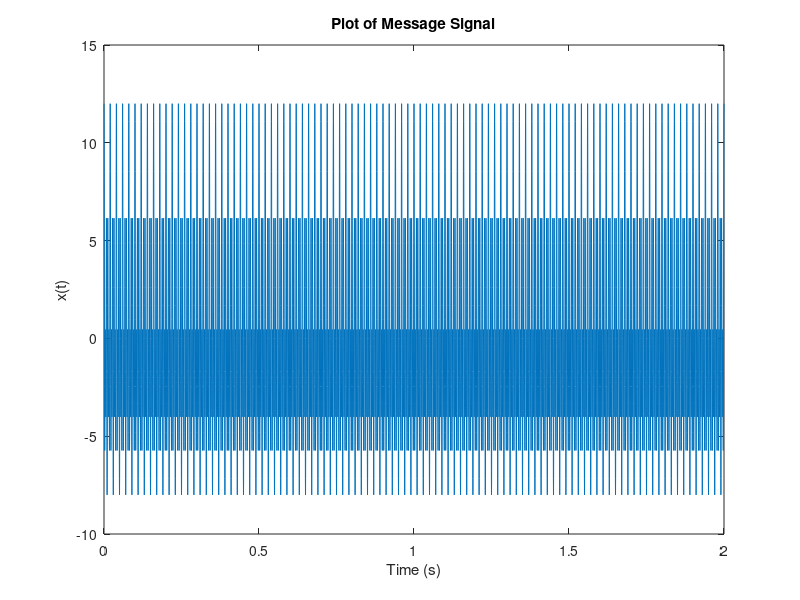
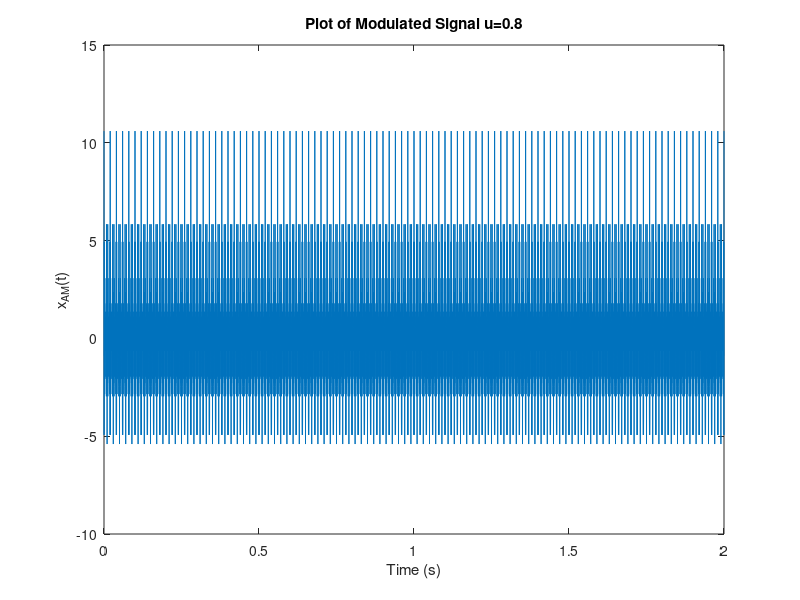
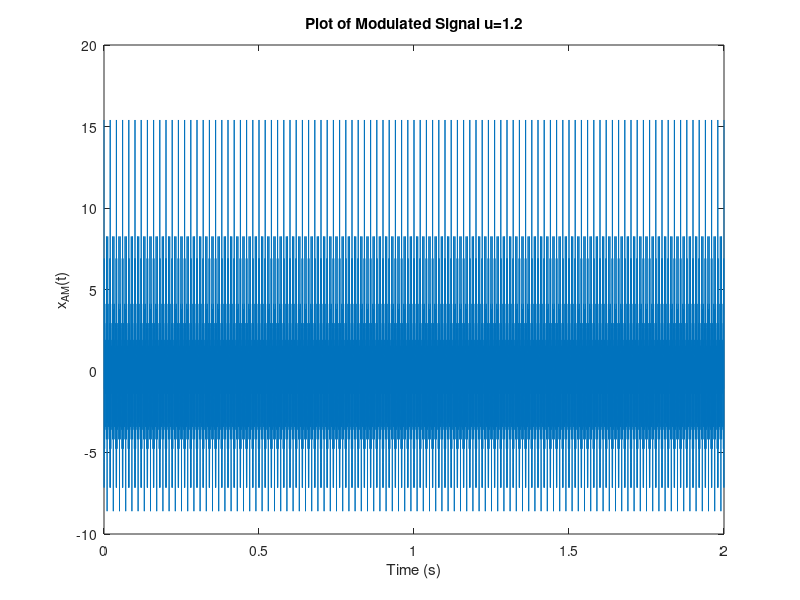
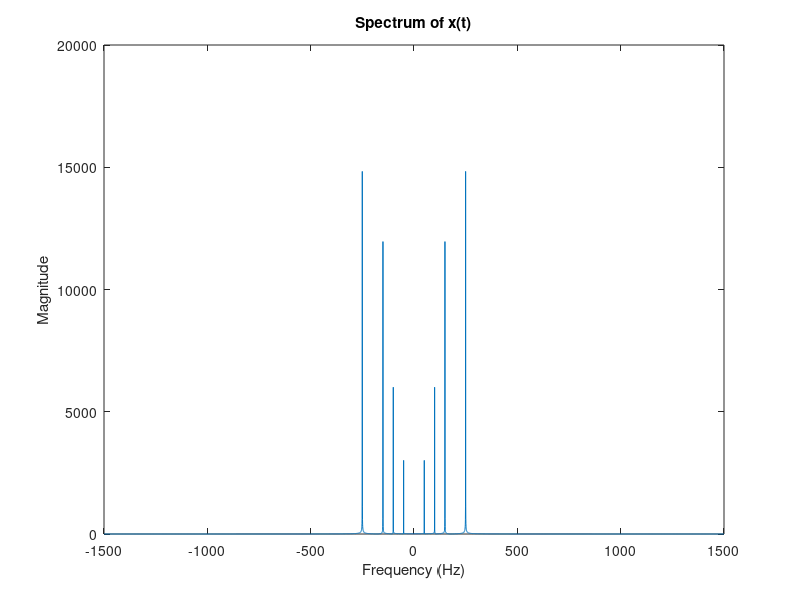

The MATLAB script that drew these images, in order:
%Ashray Kothari
%201901457
clc; clear all;
% Plot of Msg Signal
fs = 3000;
fm = 50;
ts = 1/fs;
wm = 2*pi*fm;
t = 0:ts:2;
x_signal = cos(wm*t) + 2*cos(2*wm*t) + 4*cos(3*wm*t) + 5*cos(5*wm*t); % Message Signal
figure(1);
plot(t,x_signal);
xlabel('Time (s)')
ylabel('x(t)')
title('Plot of Message Signal')
%%
% Conventional AM signal u=0.8
Ac = 1;
u = 0.8; % Modulation index
fc = 20*fm;
wc = 2*pi*fc;
x1_signal = Ac*cos(wc*t); % carrier 
% figure(2);
% plot(t,x1_signal);
x2_signal = (1+(u*x_signal)).*x1_signal;
figure(2);
plot(t,x2_signal);
xlabel('Time (s)')
ylabel('x_{AM}(t)')
title('Plot of Modulated Signal u=0.8')

% AM signal u=1.2
u = 1.2;
x3_signal = (1+(u*x_signal)).*x1_signal;
figure(3);
plot(t,x3_signal);
xlabel('Time (s)')
ylabel('x_{AM}(t)')
title('Plot of Modulated Signal u=1.2')
%%
% Spectrum of x_signal / x(t)
fft_x = fftshift(fft(x_signal));
fft_x_mag = abs(fft_x);
faxis=linspace(-fs/2,fs/2-fs/length(fft_x),length(fft_x));
figure(4);
plot(faxis,fft_x_mag);
xlabel('Frequency (Hz)')
ylabel('Magnitude')
title('Spectrum of x(t)')

% Spectrum of x2_signal / x_AM(t)
fft_x2 = fftshift(fft(x2_signal));
fft_x2_mag = abs(fft_x2);
fft_x2_phase = angle(fft_x2);
faxis2=linspace(-fs/2,fs/2-fs/length(fft_x2),length(fft_x2));
figure(5);
plot(faxis2,fft_x2_mag);
xlabel('Frequency (Hz)')
ylabel('Magnitude')
title('Spectrum of x_{AM}(t)')
%%
% DSB-SC AM Generation
% Time domain
x_dsb_signal = x_signal.*x1_signal; % x(t)*Ac*cos(wct)
figure(6);
plot(t,x_dsb_signal);
xlabel('Time (s)')
ylabel('x_{dsb}(t)')
title('Plot of x_{DSB}(t)')

% Freq domain
fft_xdsb = fftshift(fft(x_dsb_signal));
fft_xdsb_mag = abs(fft_xdsb);
faxisdsb=linspace(-fs/2,fs/2-fs/length(fft_xdsb),length(fft_xdsb));
figure(7);
plot(faxisdsb,fft_xdsb_mag);
xlabel('Frequency (Hz)')
ylabel('Magnitude')
title('Spectrum of x_{DSB}(t)')
%%
% Demodulation
fs = 3000;
ts = 1/fs;
t = 0:ts:2;
fc = 1000;
wc = 2*pi*fc;
x1_signal = cos(wc*t);
x_sig = cos(2*pi*50*t); % Message signal
x_dsb_sig = x_sig.*x1_signal; % Dsb modulated signal

fft_x_sig = fftshift(fft(x_sig));
fft_x_sig_mag = abs(fft_x_sig);
faxis=linspace(-fs/2,fs/2-fs/length(fft_x_sig),length(fft_x_sig));
figure(8);
plot(faxis,fft_x_sig_mag);
xlabel('Frequency (Hz)')
ylabel('Magnitude')
title('Spectrum of Message Signal')
xlim([-60,60]);

figure(9);
plot(t,abs(x_sig));
xlabel('Time (s)')
ylabel('Magnitude')
title('Plot of Message Signal')

% Csignal cos(2*pi*50t)
c_sig1 = cos(2*pi*50*t); % carrier signal
x_c_sig1 = x_dsb_sig.*c_sig1;
fft_sig1 = fftshift(fft(x_c_sig1));
[B,A,k] = butter(1,0.03,"low");
fft_y1 = filter(B,A,fft_sig1); % Pass through low-pass filter
fft_y1_mag = abs(fft_y1);
figure(10);
plot(faxis,fft_y1_mag);
xlabel('Frequency (Hz)')
ylabel('Magnitude')
title('Spectrum of Demodulated Signal for carrier cos(2π50t)')

y1 = ifft(fft_y1);
figure(11);
plot(t,abs(y1));
xlabel('Time (s)')
ylabel('Magnitude')
title('Plot of Demodulated Signal for carrier cos(2π50t)')

% Csignal cos(2*pi*50t + pi/4)
c_sig2 = cos(2*pi*50*t + pi/4);
x_c_sig2 = x_dsb_sig.*c_sig2;
fft_sig2 = fftshift(fft(x_c_sig2));
[B,A,k] = butter(1,0.03,"low");
fft_y2 = filter(B,A,fft_sig2);
fft_y2_mag = abs(fft_y2);
figure(12);
plot(faxis,fft_y2_mag);
xlabel('Frequency (Hz)')
ylabel('Magnitude')
title('Spectrum of Demodulated Signal for carrier cos(2π50t+π/4)')
ylim([0,1400]);

y2 = ifft(fft_y2);
figure(13);
plot(t,abs(y2));
xlabel('Time (s)')
ylabel('Magnitude')
title('Plot of Demodulated Signal for carrier cos(2π50t+π/4)')
ylim([0,1.2]);

% Csignal cos(2*pi*50t + pi/2)
c_sig3 = cos(2*pi*50*t + pi/2);
x_c_sig3 = x_dsb_sig.*c_sig3;
fft_sig3 = fftshift(fft(x_c_sig3));
[B,A,k] = butter(1,0.03,"low");
fft_y3 = filter(B,A,fft_sig3);
fft_y3_mag = abs(fft_y3);
figure(14);
plot(faxis,fft_y3_mag);
xlabel('Frequency (Hz)')
ylabel('Magnitude')
title('Spectrum of Demodulated Signal for carrier cos(2π50t+π/2)')
ylim([0,1400]);

y3 = ifft(fft_y3);
figure(15);
plot(t,abs(y3));
xlabel('Time (s)')
ylabel('Magnitude')
title('Plot of Demodulated Signal for carrier cos(2π50t+π/2)')
ylim([0,1.2]);
